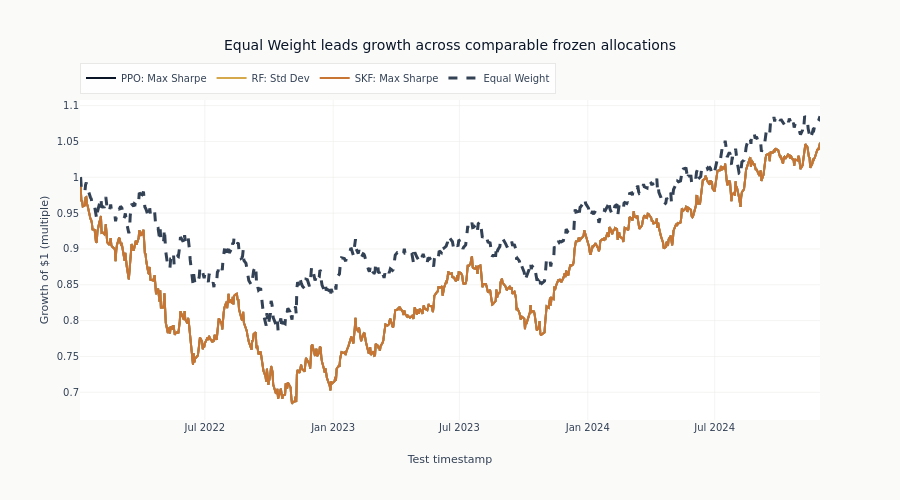

The cell this chart's notebook holds for it:
### Markdown cell above
### Visualization: Portfolio Comparison

The growth chart focuses on the comparable Max-Sharpe implementations and an equal-weight
benchmark. Showing four lines preserves the cross-library comparison without a thirteen-line
legend obscuring the evidence.

### Code cell
growth_methods = ["PPO: Max Sharpe", "RF: Std Dev", "SKF: Max Sharpe", "Equal Weight"]
growth_colors = {
    "PPO: Max Sharpe": COLORS["blue"],
    "RF: Std Dev": COLORS["amber"],
    "SKF: Max Sharpe": COLORS["copper"],
    "Equal Weight": COLORS["neutral"],
}
cumulative_growth = {name: np.cumprod(1 + portfolio_returns[name]) for name in growth_methods}
growth_leader = max(cumulative_growth, key=lambda name: cumulative_growth[name][-1])

fig = go.Figure()
for name in growth_methods:
    fig.add_scatter(
        x=test_dates,
        y=cumulative_growth[name],
        mode="lines",
        name=name,
        line=dict(
            color=growth_colors[name],
            width=3 if name == growth_leader else 2,
            dash="dash" if name == "Equal Weight" else "solid",
        ),
    )

fig.update_layout(
    title=f"{growth_leader} leads growth across comparable frozen allocations",
    xaxis_title="Test timestamp",
    yaxis_title="Growth of $1 (multiple)",
    height=500,
    legend=dict(orientation="h", yanchor="bottom", y=1.02, xanchor="left", x=0),
)
fig.show()

### Figure 1 — Plotly figure (JSON) as saved in the notebook; plotly's stock layout.template omitted (floating-point values rounded to 4 significant figures; data arrays with more than 128 entries replaced by an {"elided": "..."} marker saying what was removed)
{"data": [{"line": {"color": "#0a1628", "dash": "solid", "width": 2}, "mode": "lines", "name": "PPO: Max Sharpe", "type": "scatter", "x": {"elided": "732 str values"}, "y": {"elided": "732 float values"}}, {"line": {"color": "#D4A84B", "dash": "solid", "width": 2}, "mode": "lines", "name": "RF: Std Dev", "type": "scatter", "x": {"elided": "732 str values"}, "y": {"elided": "732 float values"}}, {"line": {"color": "#C87533", "dash": "solid", "width": 2}, "mode": "lines", "name": "SKF: Max Sharpe", "type": "scatter", "x": {"elided": "732 str values"}, "y": {"elided": "732 float values"}}, {"line": {"color": "#334155", "dash": "dash", "width": 3}, "mode": "lines", "name": "Equal Weight", "type": "scatter", "x": {"elided": "732 str values"}, "y": {"elided": "732 float values"}}], "layout": {"height": 500, "legend": {"orientation": "h", "x": 0, "xanchor": "left", "y": 1.02, "yanchor": "bottom"}, "title": {"text": "Equal Weight leads growth across comparable frozen allocations"}, "xaxis": {"title": {"text": "Test timestamp"}}, "yaxis": {"title": {"text": "Growth of $1 (multiple)"}}}}
